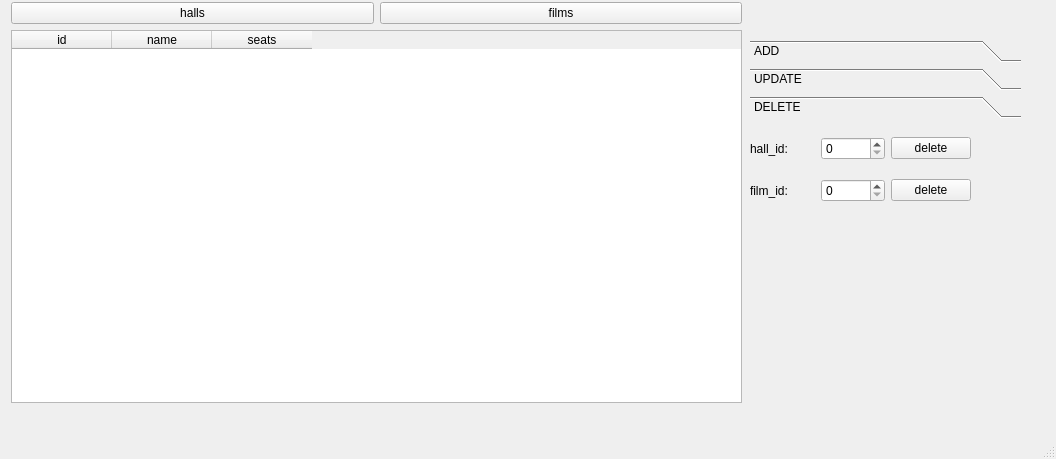
<?xml version="1.0" encoding="UTF-8"?>
<ui version="4.0">
 <class>MainWindow</class>
 <widget class="QMainWindow" name="MainWindow">
  <property name="geometry">
   <rect>
    <x>0</x>
    <y>0</y>
    <width>1056</width>
    <height>459</height>
   </rect>
  </property>
  <property name="windowTitle">
   <string>MainWindow</string>
  </property>
  <widget class="QWidget" name="centralwidget">
   <widget class="QWidget" name="verticalLayoutWidget_2">
    <property name="geometry">
     <rect>
      <x>11</x>
      <y>2</y>
      <width>731</width>
      <height>401</height>
     </rect>
    </property>
    <layout class="QVBoxLayout" name="verticalLayout_4">
     <item>
      <layout class="QHBoxLayout" name="horizontalLayout_3">
       <item>
        <widget class="QPushButton" name="halls_btn">
         <property name="text">
          <string>halls</string>
         </property>
        </widget>
       </item>
       <item>
        <widget class="QPushButton" name="films_btn">
         <property name="text">
          <string>films</string>
         </property>
        </widget>
       </item>
      </layout>
     </item>
     <item>
      <layout class="QHBoxLayout" name="horizontalLayout">
       <item>
        <widget class="QTableWidget" name="table_place">
         <column>
          <property name="text">
           <string>id</string>
          </property>
         </column>
         <column>
          <property name="text">
           <string>name</string>
          </property>
         </column>
         <column>
          <property name="text">
           <string>seats</string>
          </property>
         </column>
        </widget>
       </item>
      </layout>
     </item>
    </layout>
   </widget>
   <widget class="QToolBox" name="toolBox">
    <property name="geometry">
     <rect>
      <x>750</x>
      <y>40</y>
      <width>271</width>
      <height>361</height>
     </rect>
    </property>
    <property name="currentIndex">
     <number>2</number>
    </property>
    <widget class="QWidget" name="page_27">
     <property name="geometry">
      <rect>
       <x>0</x>
       <y>0</y>
       <width>271</width>
       <height>268</height>
      </rect>
     </property>
     <attribute name="label">
      <string>ADD</string>
     </attribute>
     <widget class="QToolBox" name="toolBox_2">
      <property name="geometry">
       <rect>
        <x>0</x>
        <y>0</y>
        <width>271</width>
        <height>271</height>
       </rect>
      </property>
      <property name="currentIndex">
       <number>1</number>
      </property>
      <widget class="QWidget" name="add_hall">
       <property name="geometry">
        <rect>
         <x>0</x>
         <y>0</y>
         <width>271</width>
         <height>209</height>
        </rect>
       </property>
       <attribute name="label">
        <string>add_hall</string>
       </attribute>
       <widget class="QWidget" name="verticalLayoutWidget_8">
        <property name="geometry">
         <rect>
          <x>0</x>
          <y>0</y>
          <width>251</width>
          <height>101</height>
         </rect>
        </property>
        <layout class="QVBoxLayout" name="verticalLayout_21">
         <item>
          <layout class="QVBoxLayout" name="verticalLayout_22">
           <item>
            <layout class="QHBoxLayout" name="horizontalLayout_26">
             <item>
              <widget class="QLabel" name="label_19">
               <property name="text">
                <string>name: </string>
               </property>
              </widget>
             </item>
             <item>
              <widget class="QLineEdit" name="hall_name"/>
             </item>
            </layout>
           </item>
           <item>
            <layout class="QHBoxLayout" name="horizontalLayout_27">
             <item>
              <widget class="QLabel" name="label_20">
               <property name="text">
                <string>size:   </string>
               </property>
              </widget>
             </item>
             <item>
              <widget class="QSpinBox" name="hall_seats">
               <property name="maximum">
                <number>1000</number>
               </property>
              </widget>
             </item>
            </layout>
           </item>
          </layout>
         </item>
         <item>
          <widget class="QPushButton" name="add_hall_btn">
           <property name="text">
            <string>add</string>
           </property>
          </widget>
         </item>
        </layout>
       </widget>
      </widget>
      <widget class="QWidget" name="page_33">
       <property name="geometry">
        <rect>
         <x>0</x>
         <y>0</y>
         <width>271</width>
         <height>209</height>
        </rect>
       </property>
       <attribute name="label">
        <string>add_film</string>
       </attribute>
       <widget class="QWidget" name="verticalLayoutWidget_9">
        <property name="geometry">
         <rect>
          <x>0</x>
          <y>0</y>
          <width>244</width>
          <height>181</height>
         </rect>
        </property>
        <layout class="QVBoxLayout" name="verticalLayout_23">
         <item>
          <layout class="QHBoxLayout" name="horizontalLayout_28">
           <item>
            <widget class="QLabel" name="label_21">
             <property name="text">
              <string>name:      </string>
             </property>
            </widget>
           </item>
           <item>
            <widget class="QLineEdit" name="film_name"/>
           </item>
          </layout>
         </item>
         <item>
          <layout class="QHBoxLayout" name="horizontalLayout_29">
           <item>
            <widget class="QLabel" name="label_22">
             <property name="text">
              <string>genre:      </string>
             </property>
            </widget>
           </item>
           <item>
            <widget class="QLineEdit" name="genre"/>
           </item>
          </layout>
         </item>
         <item>
          <layout class="QHBoxLayout" name="horizontalLayout_30">
           <item>
            <widget class="QLabel" name="label_23">
             <property name="text">
              <string>ticket_cost:</string>
             </property>
            </widget>
           </item>
           <item>
            <widget class="QSpinBox" name="ticket_cost">
             <property name="maximum">
              <number>1000</number>
             </property>
            </widget>
           </item>
          </layout>
         </item>
         <item>
          <layout class="QHBoxLayout" name="horizontalLayout_31">
           <item>
            <widget class="QLabel" name="label_24">
             <property name="text">
              <string>duration:   </string>
             </property>
            </widget>
           </item>
           <item>
            <widget class="QSpinBox" name="duration">
             <property name="maximum">
              <number>1000</number>
             </property>
            </widget>
           </item>
          </layout>
         </item>
         <item>
          <layout class="QHBoxLayout" name="horizontalLayout_32">
           <item>
            <widget class="QLabel" name="label_25">
             <property name="text">
              <string>hall:          </string>
             </property>
            </widget>
           </item>
           <item>
            <widget class="QSpinBox" name="hall">
             <property name="maximum">
              <number>1000</number>
             </property>
            </widget>
           </item>
          </layout>
         </item>
         <item>
          <widget class="QPushButton" name="add_film_btn">
           <property name="text">
            <string>add</string>
           </property>
          </widget>
         </item>
        </layout>
       </widget>
      </widget>
     </widget>
    </widget>
    <widget class="QWidget" name="page_29">
     <attribute name="label">
      <string>UPDATE</string>
     </attribute>
     <widget class="QToolBox" name="update_toolbox">
      <property name="geometry">
       <rect>
        <x>0</x>
        <y>0</y>
        <width>271</width>
        <height>271</height>
       </rect>
      </property>
      <property name="currentIndex">
       <number>0</number>
      </property>
      <widget class="QWidget" name="update_hall">
       <property name="geometry">
        <rect>
         <x>0</x>
         <y>0</y>
         <width>271</width>
         <height>209</height>
        </rect>
       </property>
       <attribute name="label">
        <string>update_hall</string>
       </attribute>
       <widget class="QWidget" name="verticalLayoutWidget_6">
        <property name="geometry">
         <rect>
          <x>0</x>
          <y>0</y>
          <width>261</width>
          <height>101</height>
         </rect>
        </property>
        <layout class="QVBoxLayout" name="verticalLayout_18">
         <item>
          <layout class="QHBoxLayout" name="horizontalLayout_10">
           <item>
            <widget class="QLabel" name="label_3">
             <property name="text">
              <string>hall_id:</string>
             </property>
            </widget>
           </item>
           <item>
            <widget class="QSpinBox" name="id_hall_update">
             <property name="maximum">
              <number>1000</number>
             </property>
            </widget>
           </item>
           <item>
            <widget class="QPushButton" name="update_hall_btn">
             <property name="text">
              <string>update</string>
             </property>
            </widget>
           </item>
          </layout>
         </item>
         <item>
          <layout class="QVBoxLayout" name="verticalLayout_11">
           <item>
            <layout class="QHBoxLayout" name="horizontalLayout_12">
             <item>
              <widget class="QLabel" name="label_5">
               <property name="text">
                <string>new name: </string>
               </property>
              </widget>
             </item>
             <item>
              <widget class="QLineEdit" name="new_hall_name"/>
             </item>
            </layout>
           </item>
           <item>
            <layout class="QHBoxLayout" name="horizontalLayout_13">
             <item>
              <widget class="QLabel" name="label_6">
               <property name="text">
                <string>new size:   </string>
               </property>
              </widget>
             </item>
             <item>
              <widget class="QSpinBox" name="new_hall_seats">
               <property name="maximum">
                <number>1000</number>
               </property>
              </widget>
             </item>
            </layout>
           </item>
          </layout>
         </item>
        </layout>
       </widget>
      </widget>
      <widget class="QWidget" name="update_film">
       <property name="geometry">
        <rect>
         <x>0</x>
         <y>0</y>
         <width>271</width>
         <height>209</height>
        </rect>
       </property>
       <attribute name="label">
        <string>update_film</string>
       </attribute>
       <widget class="QWidget" name="verticalLayoutWidget_7">
        <property name="geometry">
         <rect>
          <x>0</x>
          <y>0</y>
          <width>241</width>
          <height>197</height>
         </rect>
        </property>
        <layout class="QVBoxLayout" name="verticalLayout_20">
         <item>
          <layout class="QHBoxLayout" name="horizontalLayout_11">
           <item>
            <widget class="QLabel" name="label_4">
             <property name="text">
              <string>film_id:</string>
             </property>
            </widget>
           </item>
           <item>
            <widget class="QSpinBox" name="id_film_update">
             <property name="maximum">
              <number>1000</number>
             </property>
            </widget>
           </item>
           <item>
            <widget class="QPushButton" name="update_film_btn">
             <property name="text">
              <string>update</string>
             </property>
            </widget>
           </item>
          </layout>
         </item>
         <item>
          <layout class="QHBoxLayout" name="horizontalLayout_18">
           <item>
            <widget class="QLabel" name="label_11">
             <property name="text">
              <string>new name:      </string>
             </property>
            </widget>
           </item>
           <item>
            <widget class="QLineEdit" name="new_film_name"/>
           </item>
          </layout>
         </item>
         <item>
          <layout class="QHBoxLayout" name="horizontalLayout_21">
           <item>
            <widget class="QLabel" name="label_14">
             <property name="text">
              <string>new genre:      </string>
             </property>
            </widget>
           </item>
           <item>
            <widget class="QLineEdit" name="new_genre"/>
           </item>
          </layout>
         </item>
         <item>
          <layout class="QHBoxLayout" name="horizontalLayout_23">
           <item>
            <widget class="QLabel" name="label_15">
             <property name="text">
              <string>new ticket_cost:</string>
             </property>
            </widget>
           </item>
           <item>
            <widget class="QSpinBox" name="new_ticket_cost">
             <property name="maximum">
              <number>100000</number>
             </property>
            </widget>
           </item>
          </layout>
         </item>
         <item>
          <layout class="QHBoxLayout" name="horizontalLayout_22">
           <item>
            <widget class="QLabel" name="label_16">
             <property name="text">
              <string>new duration:   </string>
             </property>
            </widget>
           </item>
           <item>
            <widget class="QSpinBox" name="new_duration">
             <property name="maximum">
              <number>1000</number>
             </property>
            </widget>
           </item>
          </layout>
         </item>
         <item>
          <layout class="QHBoxLayout" name="horizontalLayout_24">
           <item>
            <widget class="QLabel" name="label_17">
             <property name="text">
              <string>new hall:          </string>
             </property>
            </widget>
           </item>
           <item>
            <widget class="QSpinBox" name="new_hall">
             <property name="maximum">
              <number>1000</number>
             </property>
            </widget>
           </item>
          </layout>
         </item>
        </layout>
       </widget>
      </widget>
     </widget>
    </widget>
    <widget class="QWidget" name="page_28">
     <property name="geometry">
      <rect>
       <x>0</x>
       <y>0</y>
       <width>271</width>
       <height>268</height>
      </rect>
     </property>
     <attribute name="label">
      <string>DELETE</string>
     </attribute>
     <widget class="QWidget" name="verticalLayoutWidget">
      <property name="geometry">
       <rect>
        <x>0</x>
        <y>0</y>
        <width>221</width>
        <height>91</height>
       </rect>
      </property>
      <layout class="QVBoxLayout" name="verticalLayout_7">
       <item>
        <layout class="QHBoxLayout" name="horizontalLayout_8">
         <item>
          <widget class="QLabel" name="label">
           <property name="text">
            <string>hall_id:</string>
           </property>
          </widget>
         </item>
         <item>
          <widget class="QSpinBox" name="id_hall_delete">
           <property name="maximum">
            <number>1000</number>
           </property>
          </widget>
         </item>
         <item>
          <widget class="QPushButton" name="delete_hall_btn">
           <property name="text">
            <string>delete</string>
           </property>
          </widget>
         </item>
        </layout>
       </item>
       <item>
        <layout class="QHBoxLayout" name="horizontalLayout_9">
         <item>
          <widget class="QLabel" name="label_2">
           <property name="text">
            <string>film_id:</string>
           </property>
          </widget>
         </item>
         <item>
          <widget class="QSpinBox" name="id_film_delete">
           <property name="maximum">
            <number>1000</number>
           </property>
          </widget>
         </item>
         <item>
          <widget class="QPushButton" name="delete_film_btn">
           <property name="text">
            <string>delete</string>
           </property>
          </widget>
         </item>
        </layout>
       </item>
      </layout>
     </widget>
    </widget>
   </widget>
  </widget>
  <widget class="QStatusBar" name="statusbar"/>
 </widget>
 <resources/>
 <connections/>
</ui>
